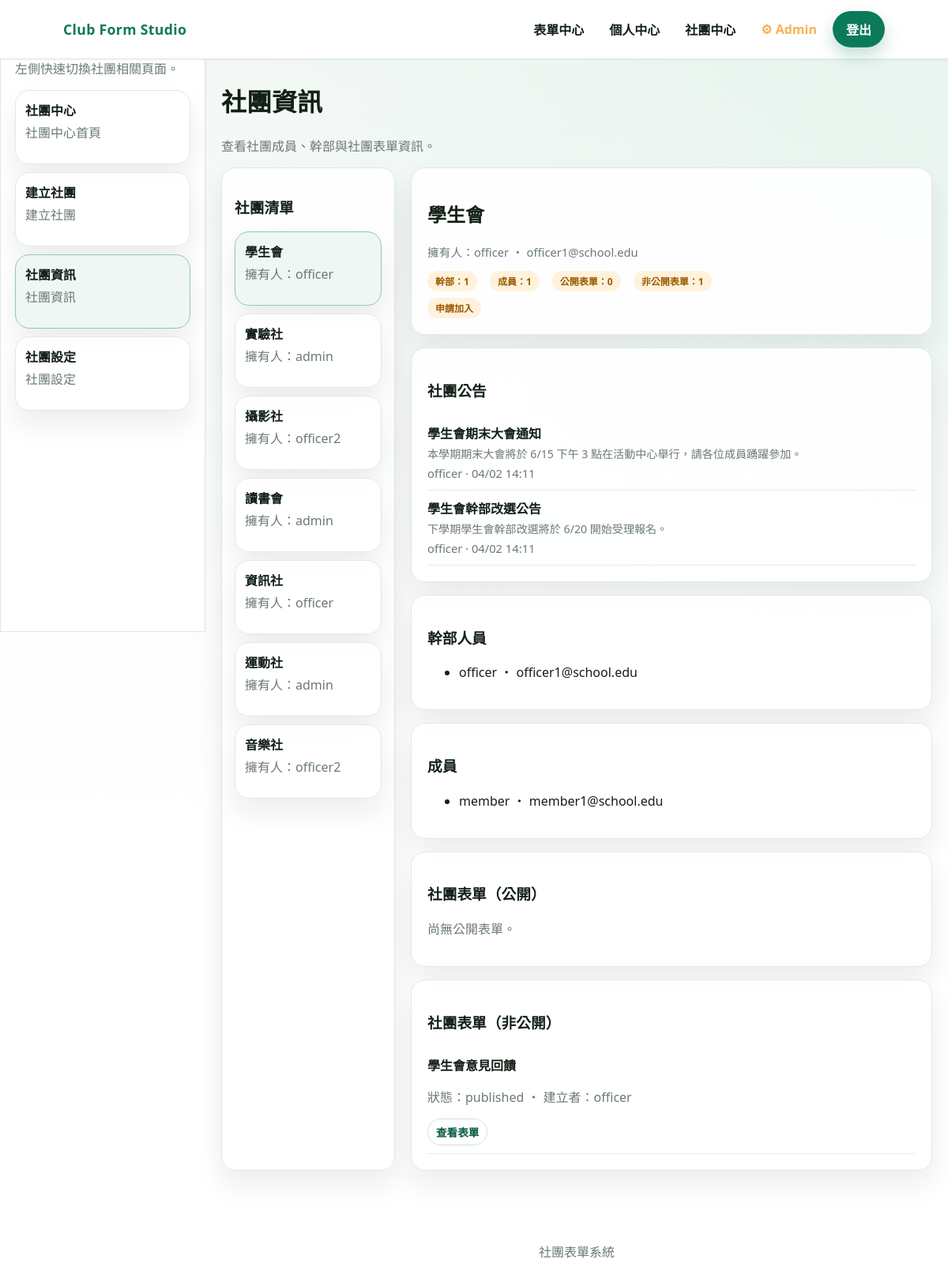
Screenshot of /clubs/manage.php (signed in) with the database file from the repository.
### tables this page shows
CREATE TABLE clubs (
    id            INT PRIMARY KEY AUTO_INCREMENT      COMMENT '社團唯一識別碼',
    name          VARCHAR(100) UNIQUE NOT NULL        COMMENT '社團名稱，不可重複',
    description   TEXT                                COMMENT '社團簡介說明',
    join_mode     ENUM('open','request','invite_only')
                           DEFAULT 'request'          COMMENT '加入模式：open=開放加入, request=需申請審核, invite_only=僅限邀請',
    visibility    ENUM('public','private')
                           DEFAULT 'public'           COMMENT '可見性：public=公開顯示, private=隱藏',
    owner_user_id INT NOT NULL                        COMMENT '社團建立者（持有人），參照 users.id',
    created_at    TIMESTAMP DEFAULT CURRENT_TIMESTAMP COMMENT '社團建立時間',
    updated_at    TIMESTAMP DEFAULT CURRENT_TIMESTAMP
                           ON UPDATE CURRENT_TIMESTAMP COMMENT '最後更新時間',
    FOREIGN KEY (owner_user_id) REFERENCES users(id) ON DELETE RESTRICT,
    INDEX idx_owner (owner_user_id)
);

CREATE TABLE users (
    id          INT PRIMARY KEY AUTO_INCREMENT        COMMENT '使用者唯一識別碼',
    username    VARCHAR(50)  UNIQUE NOT NULL          COMMENT '登入帳號，不可重複',
    password    VARCHAR(255) NOT NULL                 COMMENT '密碼（SHA256 雜湊）',
    email       VARCHAR(100) UNIQUE NOT NULL          COMMENT '電子郵件，不可重複，用於密碼重設',
    role        ENUM('member','owner','club_officer','admin')
                         DEFAULT 'member'             COMMENT '系統層級身份：member=一般會員, owner=幹部, club_officer=社團持有人, admin=管理員',
    created_at           TIMESTAMP DEFAULT CURRENT_TIMESTAMP   COMMENT '帳號建立時間',
    updated_at           TIMESTAMP DEFAULT CURRENT_TIMESTAMP
                         ON UPDATE CURRENT_TIMESTAMP  COMMENT '最後更新時間',
    remember_token_hash  VARCHAR(64) NULL              COMMENT '記住我 Token 的 SHA256 雜湊（每個使用者僅保留最新一個，取代獨立的 remember_tokens 表）'
);

CREATE TABLE club_announcements (
    id         INT PRIMARY KEY AUTO_INCREMENT          COMMENT '公告唯一識別碼',
    club_id    INT NOT NULL                            COMMENT '所屬社團 ID，參照 clubs.id',
    user_id    INT NOT NULL                            COMMENT '發布者 ID，參照 users.id',
    title      VARCHAR(200) NOT NULL                   COMMENT '公告標題',
    content    TEXT                                    COMMENT '公告內文',
    created_at TIMESTAMP DEFAULT CURRENT_TIMESTAMP     COMMENT '發布時間',
    FOREIGN KEY (club_id) REFERENCES clubs(id) ON DELETE CASCADE,
    FOREIGN KEY (user_id) REFERENCES users(id) ON DELETE CASCADE,
    INDEX idx_club (club_id)
);

CREATE TABLE club_memberships (
    id         INT PRIMARY KEY AUTO_INCREMENT         COMMENT '關聯記錄唯一識別碼',
    user_id    INT NOT NULL                           COMMENT '使用者 ID，參照 users.id',
    club_id    INT NOT NULL                           COMMENT '社團 ID，參照 clubs.id',
    role       ENUM('member','owner','club_officer')
                        NOT NULL                      COMMENT '社團內角色：member=一般成員, owner=幹部, club_officer=持有人',
    created_at TIMESTAMP DEFAULT CURRENT_TIMESTAMP    COMMENT '加入時間',
    FOREIGN KEY (user_id) REFERENCES users(id) ON DELETE CASCADE,
    FOREIGN KEY (club_id) REFERENCES clubs(id) ON DELETE CASCADE,
    UNIQUE KEY uniq_membership (user_id, club_id),
    INDEX idx_club (club_id),
    INDEX idx_role (role)
);

CREATE TABLE forms (
    id              INT PRIMARY KEY AUTO_INCREMENT     COMMENT '表單唯一識別碼',
    creator_id      INT NOT NULL                       COMMENT '建立者 ID，參照 users.id',
    club_id         INT NULL                           COMMENT '所屬社團 ID，NULL 表示系統全域表單',
    title           VARCHAR(200) NOT NULL              COMMENT '表單標題',
    description     TEXT                               COMMENT '表單說明（選填）',
    form_type       ENUM('public','club_only')
                             DEFAULT 'public'          COMMENT '填寫權限：public=任何人可填, club_only=僅限指定社團成員',
    target_club_ids TEXT                               COMMENT 'club_only 時，可填寫的社團 ID 清單（逗號分隔）',
    status          ENUM('draft','published','closed')
                             DEFAULT 'draft'           COMMENT '表單狀態：draft=草稿, published=已發布, closed=已關閉',
    open_at         DATETIME NULL                      COMMENT '預定開放填寫時間',
    close_at        DATETIME NULL                      COMMENT '預定關閉填寫時間',
    allow_resubmit  TINYINT(1) NOT NULL DEFAULT 1      COMMENT '是否允許重複填答：1=可重複, 0=每人限填一次',
    require_login   TINYINT(1) NOT NULL DEFAULT 0      COMMENT '是否需登入才能填寫：1=需登入, 0=免登入',
    created_at      TIMESTAMP DEFAULT CURRENT_TIMESTAMP COMMENT '建立時間',
    updated_at      TIMESTAMP DEFAULT CURRENT_TIMESTAMP
                             ON UPDATE CURRENT_TIMESTAMP COMMENT '最後更新時間',
    FOREIGN KEY (creator_id) REFERENCES users(id) ON DELETE CASCADE,
    FOREIGN KEY (club_id)   REFERENCES clubs(id) ON DELETE CASCADE,
    INDEX idx_creator (creator_id),
    INDEX idx_club (club_id),
    INDEX idx_status (status)
);

### clubs/manage.php (the view, shortened to what this page needs)
<?php
$user_raw = isset($_SESSION['user']) ? $_SESSION['user'] : null;
$errors = [];
$is_admin = false;
$clubs = [];
$club = null;
$members = [];
$officers = [];
$public_forms = [];
$private_forms = [];
$announcements = [];
$selected_id = isset($_GET['id']) ? (int) $_GET['id'] : 0;
try {
    $pdo = get_db();
    $user_stmt = $pdo->prepare('SELECT id, username, role FROM users WHERE username = :u LIMIT 1');
    $user_stmt->execute([':u' => $user_raw]);
    $current_user = $user_stmt->fetch();
    if (!$current_user) {
        $errors[] = '找不到登入帳號資料。';
    } else {
        $is_admin = ($current_user['role'] === 'admin');
    }
    if (empty($errors)) {
        if ($is_admin) {
            $clubs = $pdo->query('SELECT c.id, c.name, u.username AS owner_name FROM clubs c JOIN users u ON u.id = c.owner_user_id ORDER BY c.name ASC')->fetchAll();
        }
    }
    if (empty($clubs)) {
        $errors[] = $is_admin ? '尚未建立任何社團。' : '你尚未加入任何社團。';
    } else {
        if ($selected_id === 0) {
            $selected_id = (int) $clubs[0]['id'];
        } else {
            $allowed_ids = array_map('intval', array_column($clubs, 'id'));
            if (!in_array($selected_id, $allowed_ids, true)) {
                $selected_id = (int) $clubs[0]['id'];
            }
        }
        $stmt = $pdo->prepare('SELECT c.*, u.username AS owner_name, u.email AS owner_email FROM clubs c JOIN users u ON u.id = c.owner_user_id WHERE c.id = :id LIMIT 1');
        $stmt->execute([':id' => $selected_id]);
        $club = $stmt->fetch();
        if (!$club) {
            $errors[] = '找不到指定的社團。';
        } else {
            $member_stmt = $pdo->prepare('SELECT u.username, u.email, m.role FROM club_memberships m JOIN users u ON u.id = m.user_id WHERE m.club_id = :club ORDER BY m.role DESC, u.username ASC');
            $member_stmt->execute([':club' => $club['id']]);
            $members_all = $member_stmt->fetchAll();
            foreach ($members_all as $member) {
                if (in_array($member['role'], ['owner', 'club_officer'], true)) {
                    $officers[] = $member;
                } elseif ($member['role'] === 'member') {
                    $members[] = $member;
                }
            }
            $form_stmt = $pdo->prepare('SELECT f.id, f.title, f.form_type, f.status, f.created_at, u.username FROM forms f JOIN users u ON u.id = f.creator_id WHERE f.club_id = :club ORDER BY f.created_at DESC');
            $form_stmt->execute([':club' => $club['id']]);
            $forms = $form_stmt->fetchAll();
            foreach ($forms as $form) {
                if ($form['form_type'] === 'public') {
                    $public_forms[] = $form;
                } else {
                    $private_forms[] = $form;
                }
            }
            $ann_stmt = $pdo->prepare('SELECT a.title, a.content, a.created_at, u.username FROM club_announcements a JOIN users u ON u.id = a.user_id WHERE a.club_id = :c ORDER BY a.created_at DESC LIMIT 10');
            $ann_stmt->execute([':c' => $club['id']]);
            $announcements = $ann_stmt->fetchAll();
        }
    }
} catch (Throwable $e) {
    $errors[] = '資料庫讀取失敗，請稍後再試。';
}
$join_mode_labels = [
    'open' => '開放加入',
    'request' => '申請加入',
    'invite_only' => '僅限邀請',
];
?>
<!doctype html>
<html lang="zh-Hant">
    <head>
        <link rel="stylesheet" href="../css/app.css" />
    </head>
    <body>
        <?php $base_url = '../'; require '../includes/header.php'; ?>
        <main class="section">
            <div class="container">
                <h1>社團資訊</h1>
                <p class="muted">查看社團成員、幹部與社團表單資訊。</p>
                <?php require __DIR__ . '/../includes/right.php'; ?>
                <?php if (!empty($errors)) : ?>
                    <div class="error">
                        <ul>
                            <?php foreach ($errors as $e) : ?>
                                <li><?php echo htmlspecialchars($e); ?></li>
                            <?php endforeach; ?>
                        </ul>
                    </div>
                    <?php if (!$is_admin && in_array('你尚未加入任何社團。', $errors, true)) : ?>
                        <div class="panel" style="padding: 20px">
                            <p class="muted">你目前沒有綁定社團，可請管理員協助設定，或重新註冊並建立/加入社團。</p>
                            <div style="margin-top: 12px; display: flex; gap: 8px; flex-wrap: wrap">
                                <a class="btn btn-primary" href="../register.php">建立/加入社團</a>
                                <a class="btn btn-ghost" href="../index.php">回首頁</a>
                            </div>
                        </div>
                    <?php endif; ?>
                <?php else : ?>
                    <div style="display: grid; gap: 20px; grid-template-columns: minmax(220px, 1fr) minmax(0, 3fr)">
                        <div class="panel" style="padding: 16px">
                            <h3>社團清單</h3>
                            <div style="display: grid; gap: 10px; margin-top: 12px">
                                <?php foreach ($clubs as $item) : ?>
                                    <?php $active = ($club && $club['id'] == $item['id']); ?>
                                    <a
                                        href="./manage.php?id=<?php echo (int) $item['id']; ?>"
                                        class="panel"
                                        style="padding: 12px; border-color: <?php echo $active ? '#8bc9b4' : '#e0e9e3'; ?>; background: <?php echo $active ? '#eef7f3' : 'rgba(255,255,255,0.9)'; ?>"
                                    >
                                        <strong><?php echo htmlspecialchars($item['name']); ?></strong>
                                        <p class="muted" style="margin-top: 4px">擁有人：<?php echo htmlspecialchars($item['owner_name']); ?></p>
                                    </a>
                                <?php endforeach; ?>
                            </div>
                        </div>
                        <div style="display: grid; gap: 16px">
                            <div class="panel" style="padding: 20px">
                                <h2><?php echo htmlspecialchars($club['name']); ?></h2>
                                <p class="meta">擁有人：<?php echo htmlspecialchars($club['owner_name']); ?><?php echo $club['owner_email'] ? ' ・ ' . htmlspecialchars($club['owner_email']) : ''; ?></p>
                                <div style="display: flex; gap: 16px; flex-wrap: wrap; margin-top: 12px">
                                    <span class="pill">幹部：<?php echo number_format(count($officers)); ?></span>
                                    <span class="pill">成員：<?php echo number_format(count($members)); ?></span>
                                    <span class="pill">公開表單：<?php echo number_format(count($public_forms)); ?></span>
                                    <span class="pill">非公開表單：<?php echo number_format(count($private_forms)); ?></span>
                                </div>
                                <div style="display:flex;gap:6px;margin-top:8px;flex-wrap:wrap">
                                    <span class="pill"><?php echo htmlspecialchars($join_mode_labels[$club['join_mode']] ?? '申請加入'); ?></span>
                                </div>
                            </div>
                            <?php if (!empty($announcements)): ?>
                            <div class="panel" style="padding: 20px">
                                <h3>社團公告</h3>
                                <?php foreach ($announcements as $ann): ?>
                                <div style="padding:10px 0;border-bottom:1px solid #e4efe8">
                                    <strong><?php echo htmlspecialchars($ann['title']); ?></strong>
                                    <?php if (!empty($ann['content'])): ?>
                                        <p class="muted" style="margin:4px 0;font-size:0.88rem;white-space:pre-wrap"><?php echo htmlspecialchars($ann['content']); ?></p>
                                    <?php endif; ?>
                                    <span class="meta" style="margin-top:2px"><?php echo htmlspecialchars($ann['username']); ?> · <?php echo date('m/d H:i', strtotime($ann['created_at'])); ?></span>
                                </div>
                                <?php endforeach; ?>
                            </div>
                            <?php endif; ?>
                            <div class="panel" style="padding: 20px">
                                <h3>幹部人員</h3>
                                <?php if (empty($officers)) : ?>
                                    <p class="muted">尚未設定幹部。</p>
                                <?php else : ?>
                                    <ul>
                                        <?php foreach ($officers as $officer) : ?>
                                            <li><?php echo htmlspecialchars($officer['username']); ?><?php echo $officer['email'] ? ' ・ ' . htmlspecialchars($officer['email']) : ''; ?></li>
                                        <?php endforeach; ?>
                                    </ul>
                                <?php endif; ?>
                            </div>
                            <div class="panel" style="padding: 20px">
                                <h3>成員</h3>
                                <?php if (empty($members)) : ?>
                                    <p class="muted">尚未設定成員。</p>
                                <?php else : ?>
                                    <ul>
                                        <?php foreach ($members as $member) : ?>
                                            <li><?php echo htmlspecialchars($member['username']); ?><?php echo $member['email'] ? ' ・ ' . htmlspecialchars($member['email']) : ''; ?></li>
                                        <?php endforeach; ?>
                                    </ul>
                                <?php endif; ?>
                            </div>
                            <div class="panel" style="padding: 20px">
                                <h3>社團表單（公開）</h3>
                                <?php if (empty($public_forms)) : ?>
                                    <p class="muted">尚無公開表單。</p>
                                <?php endif; ?>
                            </div>
                            <div class="panel" style="padding: 20px">
                                <h3>社團表單（非公開）</h3>
                                <?php if (empty($private_forms)) : ?>
                                    <p class="muted">尚無非公開表單。</p>
                                <?php else : ?>
                                    <?php foreach ($private_forms as $form) : ?>
                                        <div style="padding: 10px 0; border-bottom: 1px solid #e4efe8">
                                            <strong><?php echo htmlspecialchars($form['title']); ?></strong>
                                            <p class="muted">狀態：<?php echo htmlspecialchars($form['status']); ?> ・ 建立者：<?php echo htmlspecialchars($form['username']); ?></p>
                                            <a class="btn btn-ghost btn-small" href="../forms/view.php?id=<?php echo (int) $form['id']; ?>">查看表單</a>
                                        </div>
                                    <?php endforeach; ?>
                                <?php endif; ?>
                            </div>
                        </div>
                    </div>
                <?php endif; ?>
            </div>
        </main>
        <footer class="footer container">社團表單系統</footer>
    </body>
</html>
<?php
exit();

### rows the page displays
clubs: name "學生會", owner_user.username "officer", owner_user.email "officer1@school.edu", join_mode "申請加入"
clubs: name "實驗社", owner_user.username "admin"
clubs: name "攝影社", owner_user.username "officer2"
clubs: name "讀書會", owner_user.username "admin"
clubs: name "資訊社", owner_user.username "officer"
clubs: name "運動社", owner_user.username "admin"
clubs: name "音樂社", owner_user.username "officer2"
club_announcements: title "學生會期末大會通知", content "本學期期末大會將於 6/15 下午 3 點在活動中心舉行，請各位成員踴躍參加。", user.username "officer", created_at "04/02 14:11"
club_announcements: title "學生會幹部改選公告", content "下學期學生會幹部改選將於 6/20 開始受理報名。", user.username "officer", created_at "04/02 14:11"
club_memberships: user.username "officer", user.email "officer1@school.edu"
club_memberships: user.username "member", user.email "member1@school.edu"
forms: title "學生會意見回饋", status "published", creator.username "officer"

### other values shown
$right_note "左側快速切換社團相關頁面。"
$label "社團中心"
$description "社團中心首頁"
$label "建立社團"
$description "建立社團"
$label "社團資訊"
$description "社團資訊"
$label "社團設定"
$description "社團設定"
count($officers) "1"
count($members) "1"
count($public_forms) "0"
count($private_forms) "1"
